Frame 1 (no input): blank canvas, image omitted
Frame 60 (the mouse pressed at the canvas centre just before this capture): blank canvas, image omitted
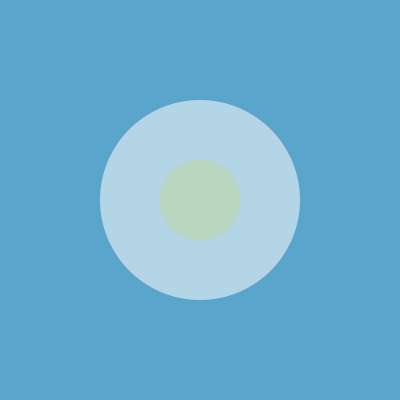
Frame 120 (the mouse held since frame 60 and released just before this capture)

The Processing sketch whose frames 1 and 60 were blank and that drew this single picture after the mouse press (run headless with seeded random() and noise(); from frame 60 on, the mouse is pressed at the canvas centre):

// Processing sketch: processing_60592
// ── processing_60592.pde

//MAIN SETUP
void setup(){
  size(400,400);
  smooth();
  //noCursor();
  frameRate(10);
}
 
//ZEICHNEN
void draw (){
  noStroke();
  //ellipse(200,200,(mouseX+mouseY)/50,(mouseX+mouseY)/50);
  
  //ZWEI KREISE
  fill(216,228,54,10);
  ellipse(200,200,(mouseX+mouseY)/5,(mouseX+mouseY)/5);
  
  fill(255,15);
  ellipse(200,200,mouseX,mouseX);
  
  //VERBLASSEN
  noStroke();
  fill(82,164,207, 10);
  rect(0, 0, width, height);
  
  

}
